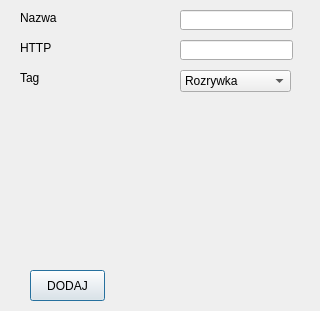
<?xml version="1.0" encoding="UTF-8"?>
<ui version="4.0">
 <class>DodajStrone</class>
 <widget class="QDialog" name="DodajStrone">
  <property name="windowModality">
   <enum>Qt::WindowModal</enum>
  </property>
  <property name="geometry">
   <rect>
    <x>0</x>
    <y>0</y>
    <width>320</width>
    <height>311</height>
   </rect>
  </property>
  <property name="windowTitle">
   <string>Add an Item</string>
  </property>
  <property name="inputMethodHints">
   <set>Qt::ImhExclusiveInputMask</set>
  </property>
  <widget class="QPushButton" name="przyciskDodaj">
   <property name="geometry">
    <rect>
     <x>30</x>
     <y>270</y>
     <width>75</width>
     <height>31</height>
    </rect>
   </property>
   <property name="font">
    <font>
     <pointsize>9</pointsize>
    </font>
   </property>
   <property name="text">
    <string>DODAJ</string>
   </property>
  </widget>
  <widget class="QLabel" name="label">
   <property name="geometry">
    <rect>
     <x>20</x>
     <y>10</y>
     <width>121</width>
     <height>16</height>
    </rect>
   </property>
   <property name="font">
    <font>
     <pointsize>9</pointsize>
    </font>
   </property>
   <property name="text">
    <string>Nazwa</string>
   </property>
  </widget>
  <widget class="QLineEdit" name="txtName">
   <property name="geometry">
    <rect>
     <x>180</x>
     <y>10</y>
     <width>113</width>
     <height>20</height>
    </rect>
   </property>
   <property name="font">
    <font>
     <pointsize>9</pointsize>
    </font>
   </property>
  </widget>
  <widget class="QLineEdit" name="txtHTTP">
   <property name="geometry">
    <rect>
     <x>180</x>
     <y>40</y>
     <width>113</width>
     <height>20</height>
    </rect>
   </property>
   <property name="font">
    <font>
     <pointsize>9</pointsize>
    </font>
   </property>
  </widget>
  <widget class="QLabel" name="label_2">
   <property name="geometry">
    <rect>
     <x>20</x>
     <y>40</y>
     <width>121</width>
     <height>16</height>
    </rect>
   </property>
   <property name="font">
    <font>
     <pointsize>9</pointsize>
    </font>
   </property>
   <property name="text">
    <string>HTTP</string>
   </property>
  </widget>
  <widget class="QLabel" name="label_3">
   <property name="geometry">
    <rect>
     <x>20</x>
     <y>70</y>
     <width>121</width>
     <height>16</height>
    </rect>
   </property>
   <property name="font">
    <font>
     <pointsize>9</pointsize>
    </font>
   </property>
   <property name="text">
    <string>Tag</string>
   </property>
  </widget>
  <widget class="QComboBox" name="cmbStatus">
   <property name="geometry">
    <rect>
     <x>180</x>
     <y>70</y>
     <width>111</width>
     <height>22</height>
    </rect>
   </property>
   <item>
    <property name="text">
     <string>Rozrywka</string>
    </property>
   </item>
   <item>
    <property name="text">
     <string>Praca</string>
    </property>
   </item>
   <item>
    <property name="text">
     <string>Sklep</string>
    </property>
   </item>
   <item>
    <property name="text">
     <string>Trening</string>
    </property>
   </item>
   <item>
    <property name="text">
     <string>Social media</string>
    </property>
   </item>
  </widget>
  <widget class="QLabel" name="info">
   <property name="geometry">
    <rect>
     <x>100</x>
     <y>240</y>
     <width>141</width>
     <height>16</height>
    </rect>
   </property>
   <property name="text">
    <string/>
   </property>
  </widget>
 </widget>
 <resources/>
 <connections/>
</ui>
